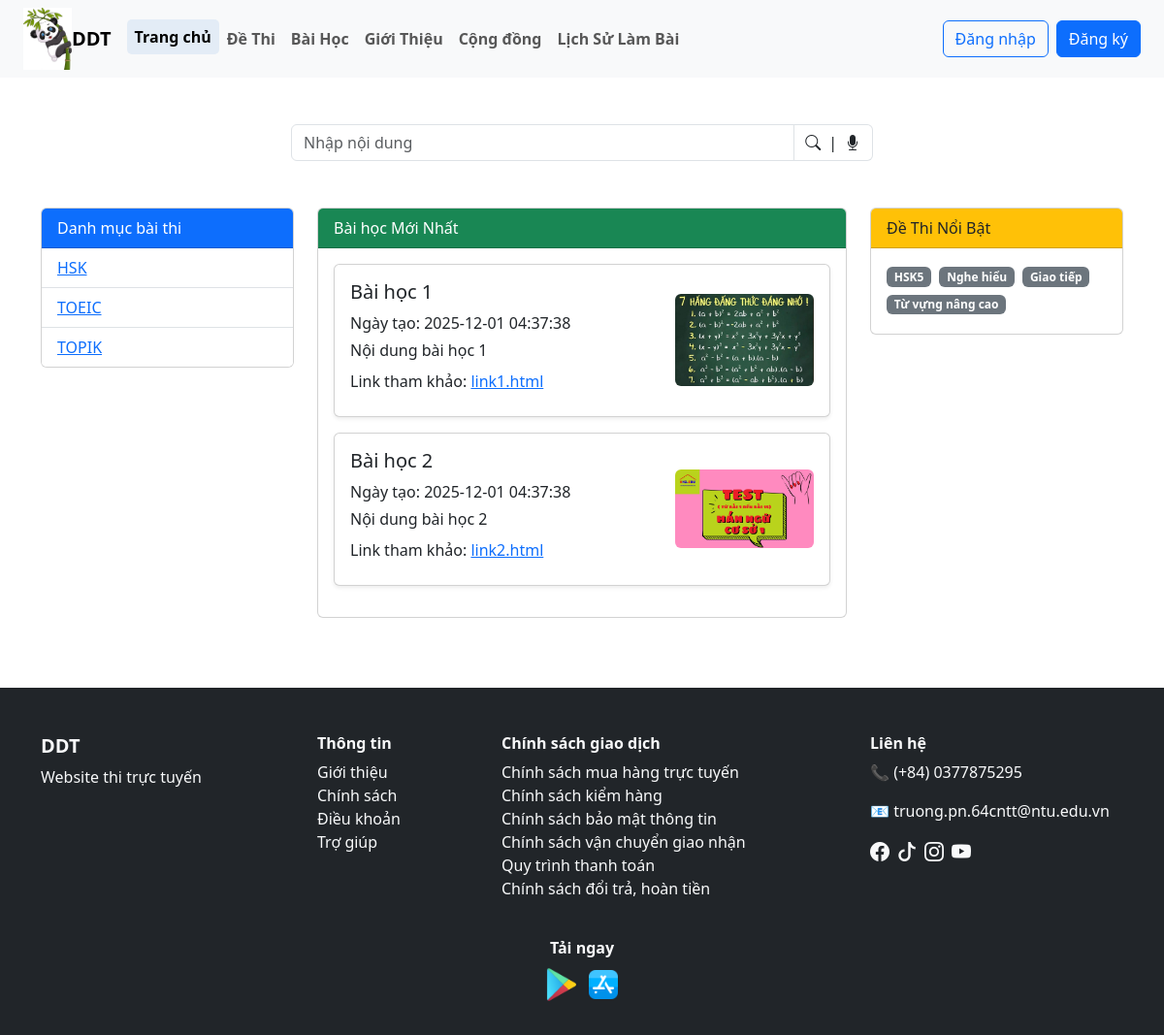
Page /user/index.php on the earlier database version.
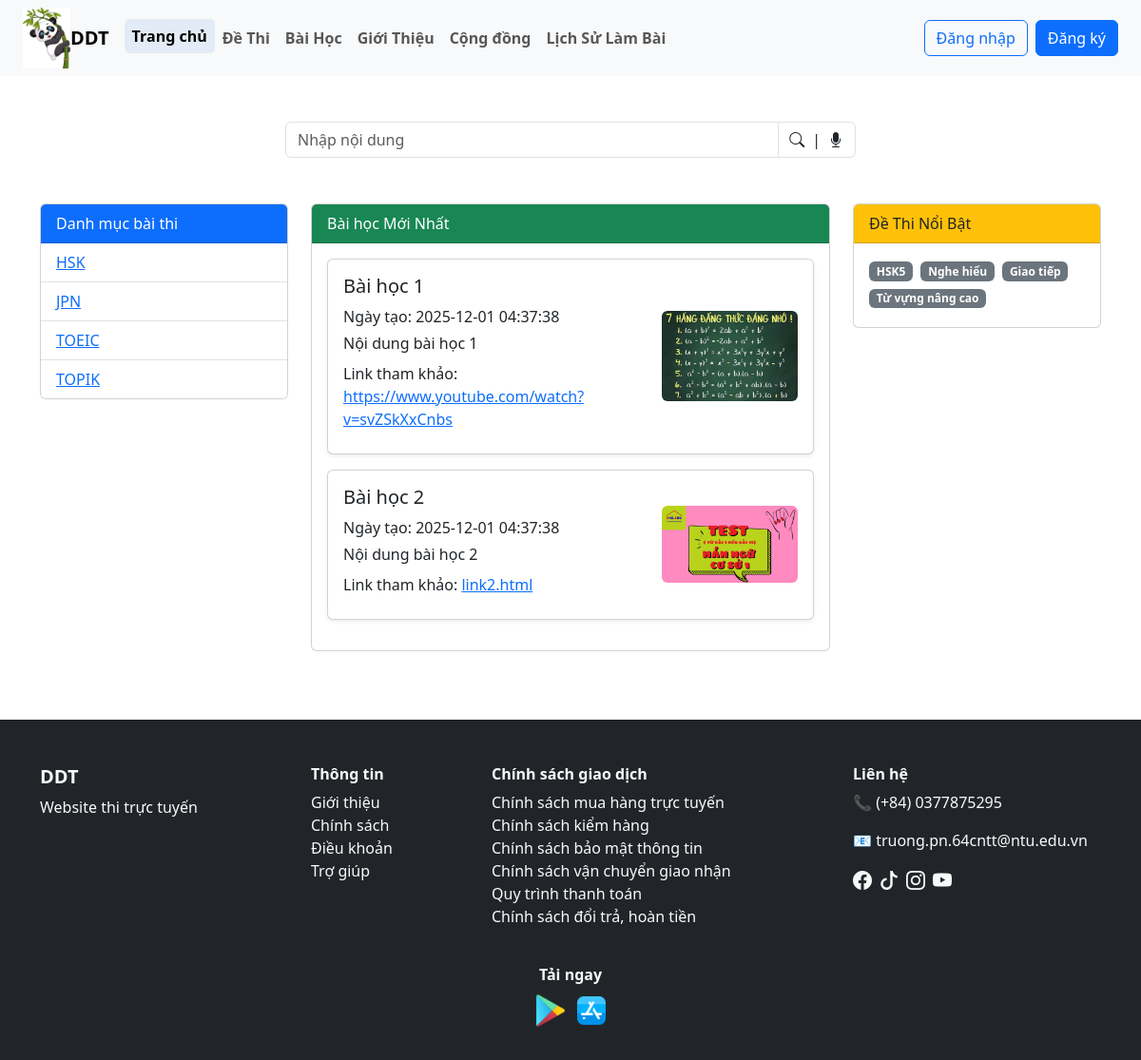
Same page on the later database version.
### tables this page shows
CREATE TABLE `danh_muc_de_thi` (
  `id` int(11) NOT NULL,
  `ten_danh_muc` varchar(100) NOT NULL,
  `mo_ta` text DEFAULT NULL
);

CREATE TABLE `bai_hoc` (
  `id` varchar(10) NOT NULL,
  `tieu_de` varchar(255) NOT NULL,
  `noi_dung` text DEFAULT NULL,
  `anh_bai_hoc` varchar(255) DEFAULT NULL,
  `link_bai_hoc` varchar(255) DEFAULT NULL,
  `ngay_tao` datetime DEFAULT current_timestamp(),
  `id_danh_muc` int(11) DEFAULT NULL
);

### user/index.php (the view)
<?php
include("./header.php");
$sql = "SELECT * FROM danh_muc_de_thi ORDER BY ten_danh_muc ASC";
$result = mysqli_query($dbc, $sql);
$sql_bai_hoc = "SELECT * FROM bai_hoc ORDER BY ngay_tao DESC";
$result_bai_hoc = mysqli_query($dbc, $sql_bai_hoc);
?>
<div class="d-flex justify-content-center my-5">
    <div class="input-group" style="max-width: 600px;">
        <input type="text" class="form-control" placeholder="Nhập nội dung" aria-label="Search">
        <span class="input-group-text bg-white border-start-0">
            <i class="bi bi-search me-2"></i>|
            <i class="bi bi-mic-fill ms-2"></i>
        </span>
    </div>
</div>
<div class="container my-5">
    <div class="row">
        <div class="col-md-3 mb-4">
            <div class="card">
                <div class="card-header bg-primary text-white">Danh mục bài thi</div>
                <ul class="list-group list-group-flush">
                    <?php if(mysqli_num_rows($result) > 0): ?>
                    <?php while($row = mysqli_fetch_assoc($result)): ?>
                    <li class="list-group-item">
                        <a href="./bai_thi_theo_muc.php?id_dm=<?= $row['id'] ?>">
                            <?= $row['ten_danh_muc'] ?>
                        </a>
                    </li>
                    <?php endwhile; ?>
                    <?php else: ?>
                    <li class="list-group-item">Không có danh mục nào.</li>
                    <?php endif; ?>
                </ul>
            </div>
        </div>
        <div class="col-md-6 mb-4">
            <div class="card">
                <div class="card-header bg-success text-white">Bài học Mới Nhất</div>
                <div class="card-body">
                    <?php if(mysqli_num_rows($result_bai_hoc) > 0): ?>
                    <?php while($row = mysqli_fetch_assoc($result_bai_hoc)): ?>
                    <a href="./chi_tiet_bai_hoc.php?id_bh=<?= $row['id'] ?>" class="text-decoration-none text-dark">
                        <div class="card mb-3 shadow-sm">
                            <div class="card-body">
                                <div class="row align-items-center">
                                    <div class="col-8">
                                        <h5 class="card-title"><?= $row['tieu_de'] ?></h5>
                                        <p class="card-text mb-1">Ngày tạo: <?= $row['ngay_tao'] ?></p>
                                        <p class="card-text mb-2 text-truncate d-block"
                                            style="max-height: 4.5em; overflow: hidden;">
                                            <?= $row['noi_dung'] ?>
                                        </p>
                                        <?php if(!empty($row['link_bai_hoc'])): ?>
                                        <p class="card-text mb-2">
                                            Link tham khảo:
                                            <a href="<?= $row['link_bai_hoc'] ?>" target="_blank">
                                                <?= $row['link_bai_hoc'] ?>
                                            </a>
                                        </p>
                                        <?php endif; ?>
                                    </div>
                                    <div class="col-4 text-end">
                                        <?php if(!empty($row['anh_bai_hoc'])): ?>
                                        <img src="./image_baihoc/<?= $row['anh_bai_hoc'] ?>"
                                            alt="<?= $row['tieu_de'] ?>" class="img-fluid rounded"
                                            style="max-height: 100px;">
                                        <?php endif; ?>
                                    </div>
                                </div>
                            </div>
                        </div>
                    </a>
                    <?php endwhile; ?>
                    <?php else: ?>
                    <p>Hiện chưa có bài học nào.</p>
                    <?php endif; ?>
                </div>
            </div>
        </div>
        <div class="col-md-3 mb-4">
            <div class="card">
                <div class="card-header bg-warning text-dark">Đề Thi Nổi Bật</div>
                <div class="card-body">
                    <span class="badge bg-secondary me-1 mb-1">HSK5</span>
                    <span class="badge bg-secondary me-1 mb-1">Nghe hiểu</span>
                    <span class="badge bg-secondary me-1 mb-1">Giao tiếp</span>
                    <span class="badge bg-secondary me-1 mb-1">Từ vựng nâng cao</span>
                </div>
            </div>
        </div>
    </div>
</div>
<?php include("./footer.php"); ?>

### user/header.php (shortened to what this page needs)
<!DOCTYPE html>
<html lang="vi">
<head>
    <link href="https://cdn.jsdelivr.net/npm/bootstrap@5.3.8/dist/css/bootstrap.min.css" rel="stylesheet"
>
    <link href="https://cdn.jsdelivr.net/npm/bootstrap-icons/font/bootstrap-icons.css" rel="stylesheet">
</head>
<body>
    <nav class="navbar navbar-expand-lg navbar-light bg-light px-4">
        <img src="../app/image/hinh-gau-truc-chibi-cute_082047594.jpg" alt="Gấu trúc cute" style="width: 50px;">
        <a class="navbar-brand fw-bold" href="./index.php">DDT</a>
        <div class="collapse navbar-collapse" id="navbarNav">
            <?php $current_page = basename($_SERVER['PHP_SELF']); ?>
            <ul class="navbar-nav me-auto mb-2 mb-lg-0 fw-bold">
                <li class="nav-item">
                    <a class="nav-link <?= ($current_page == 'index.php') ? 'active' : '' ?>" href="./index.php">Trang
                        chủ</a>
                </li>
                <li class="nav-item">
                    <a class="nav-link <?= ($current_page == 'de_thi.php') ? 'active' : '' ?>" href="./de_thi.php">Đề
                        Thi</a>
                </li>
                <li class="nav-item">
                    <a class="nav-link <?= ($current_page == 'bai_hoc.php') ? 'active' : '' ?>" href="./bai_hoc.php">Bài
                        Học</a>
                </li>
                <li class="nav-item">
                    <a class="nav-link <?= ($current_page == 'gioi_thieu.php') ? 'active' : '' ?>"
                        href="./gioi_thieu.php">Giới
                        Thiệu</a>
                </li>
                <li class="nav-item">
                    <a class="nav-link" href="#">Cộng đồng</a>
                </li>
                <li class="nav-item">
                    <a class="nav-link <?= ($current_page == 'lich_su_lam_bai.php') ? 'active' : '' ?>"
                        href="./lich_su_lam_bai.php">Lịch Sử Làm Bài</a>
                </li>
            </ul>
            <div class="d-flex align-items-center">
                <?php if (isset($_SESSION['user_id'])): ?>
                    <div class="dropdown">
                        <a href="#" class="d-flex align-items-center text-decoration-none dropdown-toggle ms-2 me-2"
                            id="userDropdown" data-bs-toggle="dropdown">
                            <?php $anh_avatar =  $_SESSION['anh_dai_dien'] ?? 'default.png'; ?>
                            <img src="./image_user/<?php echo $anh_avatar ?>" alt="Ảnh đại diện" class="rounded-circle me-2"
                                style="width: 40px; height: 40px; object-fit: cover;">
                            <span><?php echo $_SESSION['ho_ten']; ?></span>
                        </a>
                        <ul class="dropdown-menu dropdown-menu-end" aria-labelledby="userDropdown">
                            <li><a class="dropdown-item" href="./person.php">Trang cá nhân</a></li>
                            <li><a class="dropdown-item" href="./logout.php">Đăng xuất</a></li>
                        </ul>
                    </div>
                <?php else: ?>
                    <a href="./login.php"><button class="btn btn-outline-primary me-2">Đăng nhập</button></a>
                    <a href="./register.php"><button class="btn btn-primary">Đăng ký</button></a>
                <?php endif; ?>
            </div>
        </div>
    </nav>
</body>
</html>

### user/footer.php
<footer class="bg-dark text-light pt-5 pb-3">
    <div class="container">
        <div class="row">
            <div class="col-md-3 mb-4">
                <h5 class="text-uppercase fw-bold">DDT</h5>
                <p>Website thi trực tuyến</p>
            </div>
            <div class="col-md-2 mb-4">
                <h6 class="fw-bold">Thông tin</h6>
                <ul class="list-unstyled">
                    <li><a href="#" class="text-light text-decoration-none">Giới thiệu</a></li>
                    <li><a href="#" class="text-light text-decoration-none">Chính sách</a></li>
                    <li><a href="#" class="text-light text-decoration-none">Điều khoản</a></li>
                    <li><a href="#" class="text-light text-decoration-none">Trợ giúp</a></li>
                </ul>
            </div>
            <div class="col-md-4 mb-4">
                <h6 class="fw-bold">Chính sách giao dịch</h6>
                <ul class="list-unstyled">
                    <li><a href="#" class="text-light text-decoration-none">Chính sách mua hàng trực tuyến</a></li>
                    <li><a href="#" class="text-light text-decoration-none">Chính sách kiểm hàng</a></li>
                    <li><a href="#" class="text-light text-decoration-none">Chính sách bảo mật thông tin</a></li>
                    <li><a href="#" class="text-light text-decoration-none">Chính sách vận chuyển giao nhận</a></li>
                    <li><a href="#" class="text-light text-decoration-none">Quy trình thanh toán</a></li>
                    <li><a href="#" class="text-light text-decoration-none">Chính sách đổi trả, hoàn tiền</a></li>
                </ul>
            </div>
            <div class="col-md-3 mb-4">
                <h6 class="fw-bold">Liên hệ</h6>
                <p>📞 (+84) 0377875295</p>
                <p>📧 truong.pn.64cntt@ntu.edu.vn</p>
                <div class="d-flex gap-2">
                    <a href="#"><i class="bi bi-facebook text-light fs-5"></i></a>
                    <a href="#"><i class="bi bi-tiktok text-light fs-5"></i></a>
                    <a href="#"><i class="bi bi-instagram text-light fs-5"></i></a>
                    <a href="#"><i class="bi bi-youtube text-light fs-5"></i></a>
                </div>
            </div>
        </div>
        <div class="row mb-3">
            <div class="col text-center">
                <h6 class="fw-bold">Tải ngay</h6>
                <a href="#"><img src="../app/image/icons8-google-play-48.png" alt="Google Play"
                        style="height:40px;"></a>
                <a href="#"><img src="../app/image/icons8-app-store-48.png" alt="App Store" style="height:40px;"></a>
            </div>
        </div>
    </div>
</footer>

### user/header.php (style rules this page uses)
.nav-link { transition: background-color 0.3s ease, color 0.3s ease; }
.nav-link.active { background-color: #E3ECF6; color: black !important; border-radius: 5px; padding: 6px 12px; }

Differences in the rows shown:
added danh_muc_de_thi: ten_danh_muc "JPN"
changed bai_hoc "Bài học 1": link_bai_hoc "link1.html" → "https://www.youtube.com/watch?v=svZSkXxCnbs"
